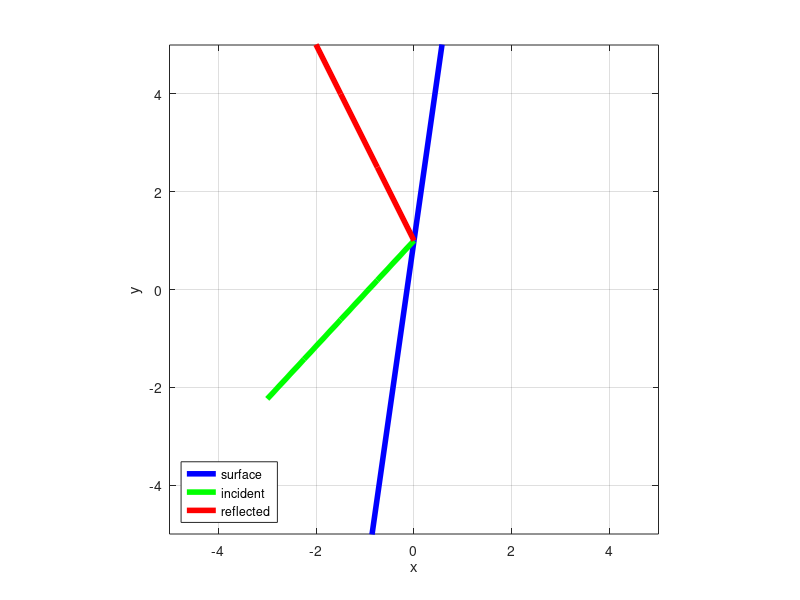

This chart was generated by the following MATLAB code:
close;
clc;
clear;
%Point of intersection
A = [2 1; 7 -1];
b = [1 -1]';
intersect = inv(A)*b

x=linspace(-3,3,5);
z=7*x+1;
plot(x,z,"b",'LineWidth',4);
hold
x=linspace(-3,0,5);
y=1-2*x;
w = 41/38*x+1;
plot(x,w,"g",'LineWidth',4,x,y,"r",'LineWidth',4)
grid
legend('surface','incident','reflected',"location","southwest")
axis([-5 5 -5 5])
axis equal
xlabel('x'); 
ylabel('y');
print ('ee16b1021.eps', '-color')
